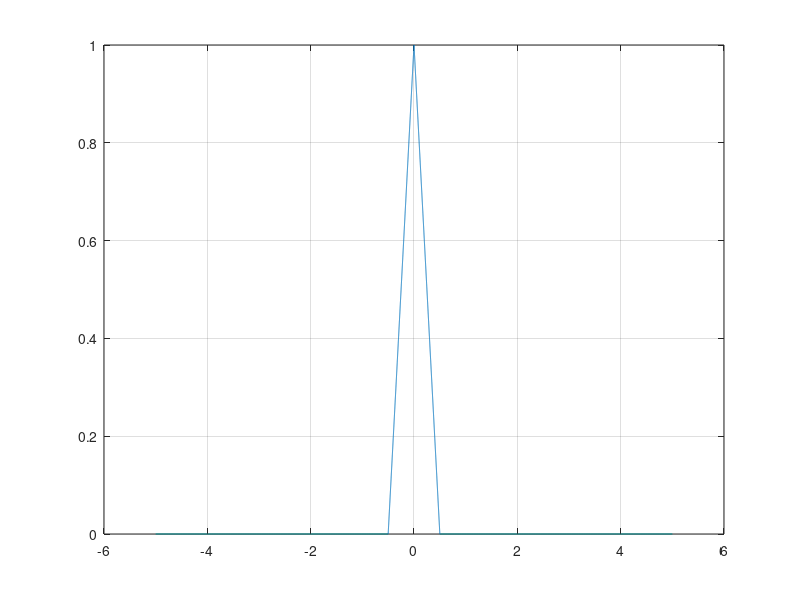

Source code (MATLAB):
T = 1;
ampli_pulse = T;
ampli_tripulse = T;
fs = 4000;
t = -5:1/fs:5;
tt = -10:1/fs:10;
x = sinc(t/T);
y = rectpuls(t,ampli_pulse);
z = tripuls(t,ampli_tripulse);
convolucion = conv(x,y);
%plot (t,x)
%plot(t,y)
plot(t,z)
%plot(tt,convolucion)
grid on